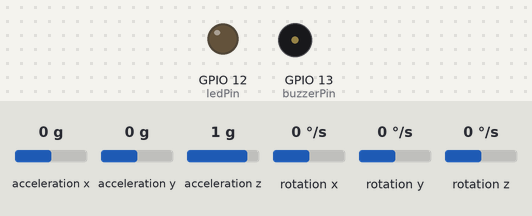
Bench run of a sketch on a simulated ESP32. On the bench: output pins drawn as LEDs (lit = HIGH), buzzer (waves = sounding, pin HIGH). Dashed ring = blinking. The inputs (shaded band) are chosen by the test bench; at power-on: acceleration x 0 g, acceleration y 0 g, acceleration z 1 g, rotation x 0 °/s, rotation y 0 °/s, rotation z 0 °/s. What the sketch prints to the serial monitor is not drawn.

Above: at 1.2 s.
1.3 s: acceleration x set to -0.5 g
2.8 s: acceleration x set to -0.8 g
At 4.2 s:
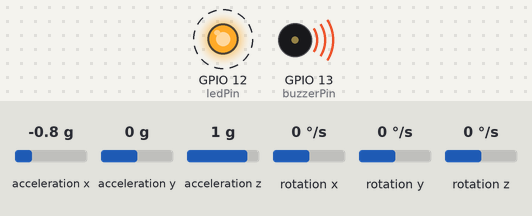
Timing chart, 0 to 11.8 s (numbered marks = the images above; inputs shaded):
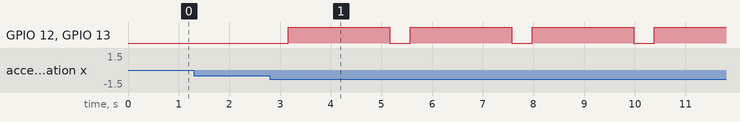

The sketch:

Dasar_010525.ino
```cpp
#include <Wire.h>
#include <MPU6050.h>

MPU6050 mpu;

// Pin GPIO
const int buzzerPin = 13;
const int ledPin = 12;

const float threshold = 1.18;  // Ambang batas guncangan (dalam g)
const unsigned long detectionDuration = 250; // dalam ms (2 detik)
unsigned long startTime = 0;
bool aboveThreshold = false;

void setup() {
  Serial.begin(115200);

  // Inisialisasi I2C dan sensor
  Wire.begin(21, 22); // SDA, SCL
  mpu.initialize();

  // Cek koneksi MPU6050
  if (!mpu.testConnection()) {
    Serial.println("❌ MPU6050 tidak terdeteksi!");
    while (1);
  }
  Serial.println("✅ MPU6050 siap.");

  // Setup pin output
  pinMode(buzzerPin, OUTPUT);
  pinMode(ledPin, OUTPUT);
  digitalWrite(buzzerPin, LOW);
  digitalWrite(ledPin, LOW);
}

void loop() {
  int16_t ax, ay, az;
  mpu.getAcceleration(&ax, &ay, &az);

  // Konversi ke satuan g
  float x = ax / 16384.0;
  float y = ay / 16384.0;
  float z = az / 16384.0;

  float a_total = sqrt(x * x + y * y + z * z);

  Serial.print("a_total: ");
  Serial.println(a_total);

  if (a_total > threshold) {
    if (!aboveThreshold) {
      startTime = millis();
      aboveThreshold = true;
    } else if (millis() - startTime >= detectionDuration) {
      Serial.println("⚠️ Gempa terdeteksi!");

      // Aktifkan alarm
      digitalWrite(buzzerPin, HIGH);
      digitalWrite(ledPin, HIGH);
      delay(2000);  // Alarm selama 2 detik
      digitalWrite(buzzerPin, LOW);
      digitalWrite(ledPin, LOW);

      // Reset
      aboveThreshold = false;
    }
  } else {
    aboveThreshold = false;
  }

  delay(100);
}
```

Measured:
- the behaviour switches between -0.6 and -0.7 g on acceleration x (found by bisection; images 0 and 1)
- after the input at 1.3 s, every drawn part: stays the same
- after the input at 2.8 s, GPIO 12 (ledPin), GPIO 13 (buzzerPin): alternates HIGH for 2.0 s and LOW for 0.41 s, starting after 0.36 s
